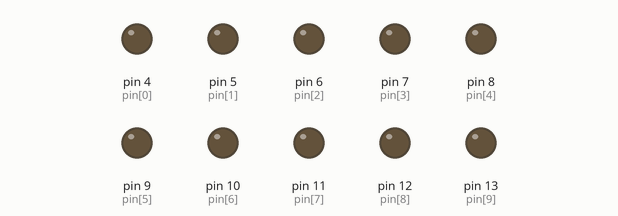
The sketch below on a simulated Arduino Uno, built with avr-gcc and run on an emulated ATmega328P. Parts: output pins drawn as LEDs (lit = HIGH).

Above: at 1.0 s.
At 12.4 s:
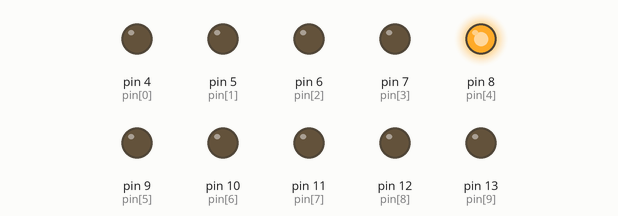
Timing chart, 0 to 13.1 s (numbered marks = the images above):
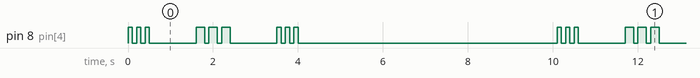

The sketch:

led-control.ino
```cpp
byte pin[] = {4,5,6,7,8,9,10,11,12,13};

void setup() {
  Serial.begin(9600);
  for (int x = 0; x<10; x++)
  {
    pinMode(pin[x], OUTPUT);
  }
}

void loop() {
  /* Bai 3
  for (int y = 0; y<10; y++)
  {
    digitalWrite(pin[y], HIGH);
    delay(500);
  }
  for (int x =9; x>=0; x--)
  {
    digitalWrite(pin[x], LOW);
    delay(500);
  }
  */

  /* Bai 4
   int value = analogRead(A0);   //đọc giá trị điện áp ở chân A0
                                //(value luôn nằm trong khoảng 0-1023)
  Serial.println(value);        //xuất ra giá trị vừa đọc

  Serial.println();     //xuống hàng
  delay(200);           //đợi 0.2 giây

  for (int y = 0; y<10; y++)
  {
    digitalWrite(pin[y], HIGH);
    delay(value);
  }
  for (int x =9; x>=0; x--)
  {
    digitalWrite(pin[x], LOW);
    delay(value);
  }
  */

  /* Bai 5
    for (int x = 0; x<10; x++)
    {
      digitalWrite(pin[x], HIGH);
      digitalWrite(pin[9-x], HIGH);
      delay(100);
    }
    for (int i =4; i>=0; i--){
      digitalWrite(pin[i], LOW);
      digitalWrite(pin[9-i], LOW);
      delay(100);
    }

   */

   /* Bai 6
   int temp = 1000;
   for (int x = 0; x<5; x++) {
    temp-= 200;
    Serial.println(temp);
    digitalWrite(pin[x], HIGH);
    delay(temp);
   }
   for (int x =5; x<10; x++) {
    temp+=200;
    Serial.println(temp);
    digitalWrite(pin[x], HIGH);
    delay(temp);
   }
     for (int x =9; x>=0; x--)
  {
    digitalWrite(pin[x], LOW);
  }
  Serial.println("End");
  */
  morse();
  delay(5000);

}

void chuS(){
    for(int i=0;i<3;i++){
      digitalWrite(8,HIGH);
      delay(100);
      digitalWrite(8,LOW);
      delay(100);
    }
  }
void chuO(){
      for(int i=0;i<3;i++){
      digitalWrite(8,HIGH);
      delay(200);
      digitalWrite(8,LOW);
      delay(100);
    }
  }
void morse(){
  chuS();
  delay(1000);
  chuO();
  delay(1000);
  chuS();
  delay(1000);
}
```

Measured:
- by itself, pin 8 (pin[4]): repeats every 10.1 s: 2 × (LOW 0.10 s, HIGH 0.10 s), LOW 1.1 s, 2 × (HIGH 0.20 s, LOW 0.10 s), HIGH 0.20 s, LOW 1.1 s, 2 × (HIGH 0.10 s, LOW 0.10 s), HIGH 0.10 s, LOW 6.1 s, HIGH 0.10 s
- by itself, everything shown: repeats every 10.1 s, in 18 steps
